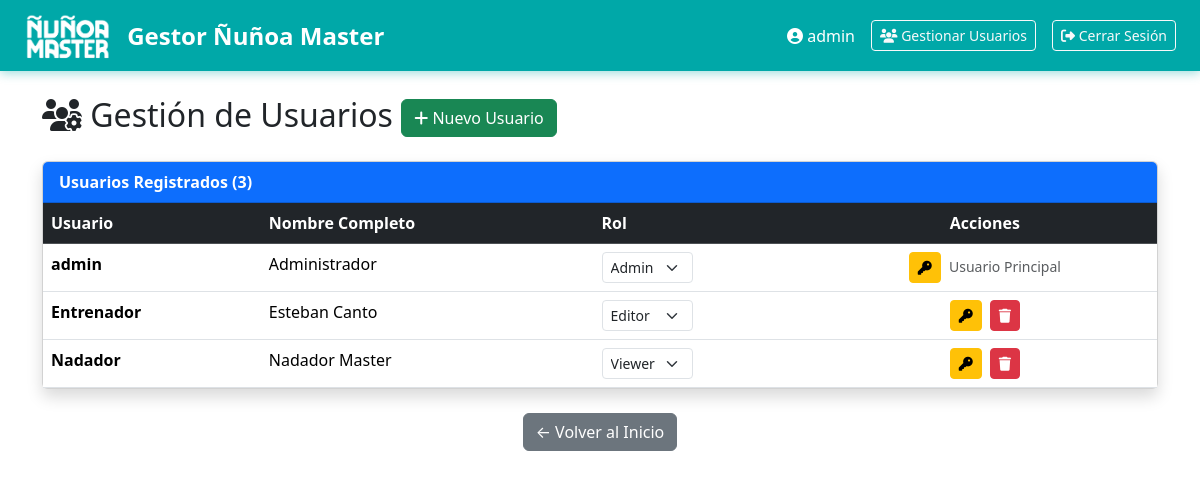
Screenshot of /admin/usuarios (signed in) with the database file from the repository.
### tables this page shows
CREATE TABLE usuarios (
                id INTEGER PRIMARY KEY AUTOINCREMENT,
                username TEXT UNIQUE NOT NULL,
                password_hash TEXT NOT NULL,
                rol TEXT NOT NULL DEFAULT 'viewer',
                nombre TEXT,
                created_at TEXT DEFAULT CURRENT_TIMESTAMP
            );

### app.py (the view)
@app.route('/admin/usuarios')
@admin_required
def admin_usuarios():
    usuarios = gestor_usuarios.listar_usuarios()
    return render_template('admin_usuarios.html', usuarios=usuarios)

### app.py (called while the page is built)
def admin_required(f):
    @wraps(f)
    def decorated_function(*args, **kwargs):
        if session.get('rol') != 'admin':
            flash('No tienes permisos de administrador', 'danger')
            return redirect(url_for('index'))
        return f(*args, **kwargs)
    return decorated_function

### gestor_usuarios.py (called while the page is built)
    def listar_usuarios(self):
        cursor = self.conn.execute('SELECT id, username, rol, nombre, created_at FROM usuarios')
        return [dict(row) for row in cursor.fetchall()]

### templates/admin_usuarios.html (shortened to what this page needs)
{% extends 'base.html' %}
{% block content %}
<div class="row">
    <div class="col-12">
        <div class="d-flex justify-content-between align-items-center mb-3">
            <h2>
                <i class="fas fa-users-cog"></i> Gestión de Usuarios
            <button class="btn btn-success" data-bs-toggle="modal" data-bs-target="#modalCrear">
                <i class="fas fa-plus"></i> Nuevo Usuario
            </button>
        </div>
        <div class="card shadow">
            <div class="card-header bg-primary text-white">
                <strong>Usuarios Registrados ({{ usuarios|length }})</strong>
            </div>
            <div class="table-responsive">
                <table class="table table-hover mb-0">
                    <thead class="table-dark">
                        <tr>
                            <th>Usuario</th>
                            <th>Nombre Completo</th>
                            <th>Rol</th>
                            <th class="text-center">Acciones</th>
                        </tr>
                    </thead>
                    <tbody>
                        {% for u in usuarios %}
                        <tr>
                            <td><strong>{{ u.username }}</strong></td>
                            <td>{{ u.nombre or '—' }}</td>
                            <td>
                                <form method="POST" action="{{ url_for('cambiar_rol', user_id=u.id) }}" class="d-inline">
                                    <select name="rol" onchange="this.form.submit()" class="form-select form-select-sm d-inline w-auto">
                                        <option value="admin" {{ 'selected' if u.rol == 'admin' }}>Admin</option>
                                        <option value="editor" {{ 'selected' if u.rol == 'editor' }}>Editor</option>
                                        <option value="viewer" {{ 'selected' if u.rol == 'viewer' }}>Viewer</option>
                                    </select>
                                </form>
                            </td>
                            <td class="text-center">
                                <button class="btn btn-sm btn-warning me-1" data-bs-toggle="modal" data-bs-target="#modalPass{{ u.id }}">
                                    <i class="fas fa-key"></i>
                                </button>
                                {% if u.id != 1 %}
                                <form method="POST" action="{{ url_for('eliminar_usuario', user_id=u.id) }}" class="d-inline"
                                      onsubmit="return confirm('¿Eliminar este usuario permanentemente?')">
                                    <button type="submit" class="btn btn-sm btn-danger">
                                        <i class="fas fa-trash"></i>
                                    </button>
                                </form>
                                {% else %}
                                    <span class="text-muted small">Usuario Principal</span>
                                {% endif %}
                            </td>
                        </tr>
                        {% endfor %}
                    </tbody>
                </table>
            </div>
        </div>
        <div class="text-center mt-4">
            <a href="/" class="btn btn-secondary">← Volver al Inicio</a>
        </div>
    </div>
</div>
{% endblock %}

### rows the page displays
usuarios: username "admin", nombre "Administrador", shows "Usuario Principal"
usuarios: username "Entrenador", nombre "Esteban Canto"
usuarios: username "Nadador", nombre "Nadador Master"

### other values shown
{{ session.username }} "admin"
{{ usuarios|length }} "3"
